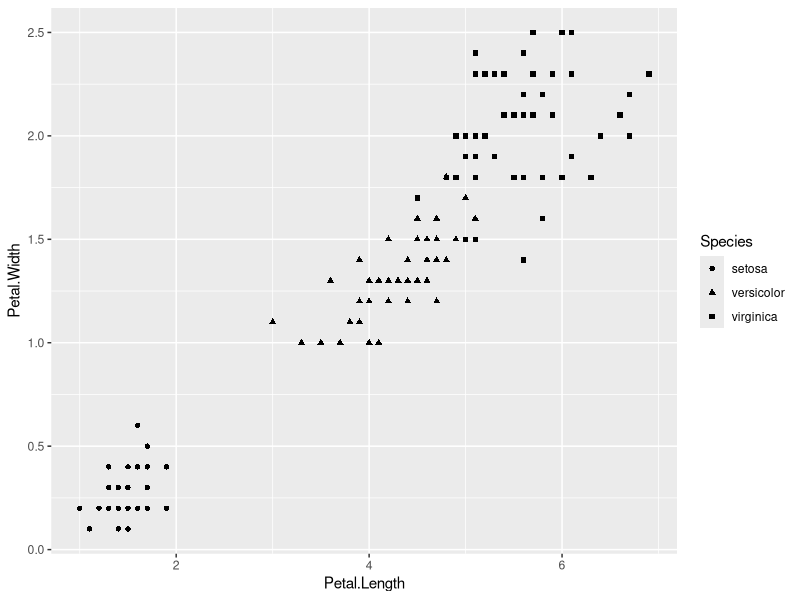
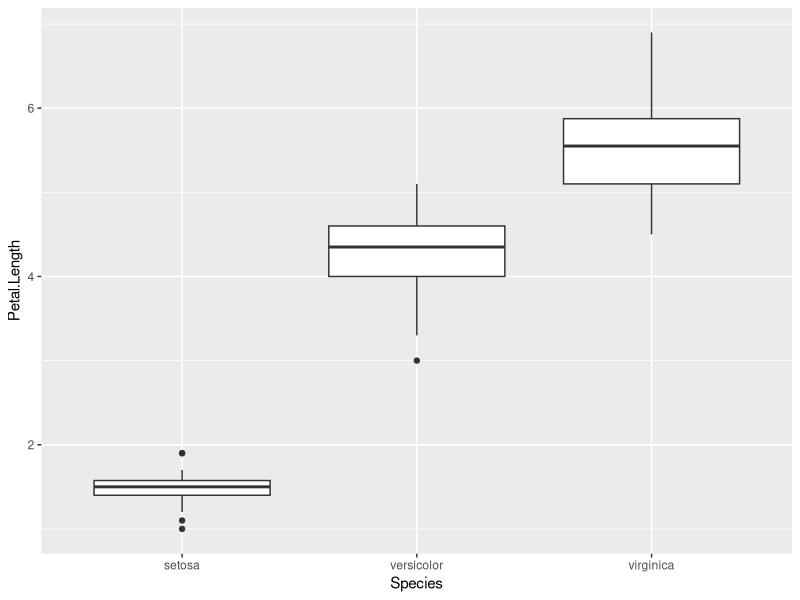
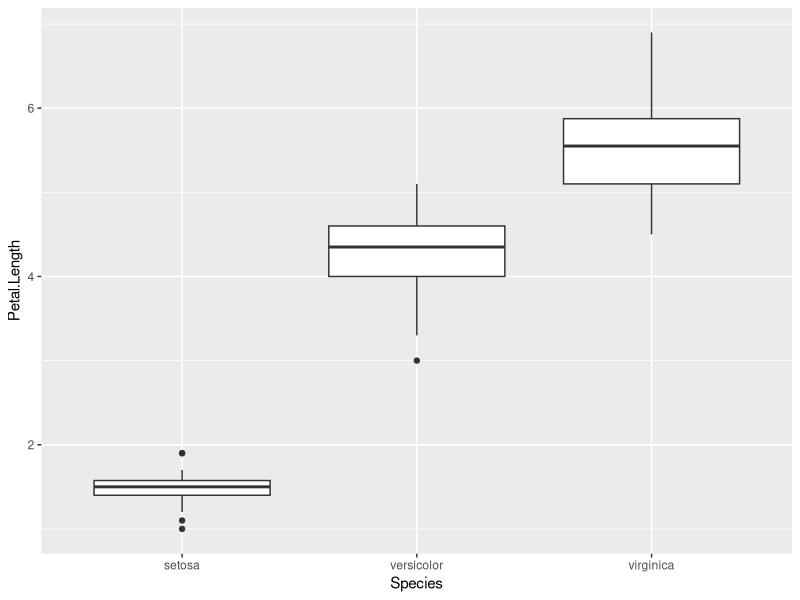

Generate these figures, in order, with R:
## ---- chunk 1
#| label: setup
#| output: false
#| echo: false

if (!require("ggplot2")) install.packages("ggplot2")
## ---- chunk 2
#| echo: fenced
#| label: fig-iris
#| fig-cap: Un gráfico de dispersión.
#| fig-alt: Gráfico de dispersión de las variables petal width y petal length del conjunto de datos Iris, agrupado por especies. Se muestra una correación lineal entre ambas variables.

iris |> 
  ggplot2::ggplot(
    ggplot2::aes(
      Petal.Length,
      Petal.Width,
      shape = Species
    )
  ) + 
  ggplot2::geom_point()
## ---- chunk 3
#| echo: fenced
#| label: suppfig-iris
#| fig-cap: Un boxplot.
#| fig-alt: Un boxplot de la variable petal length de las espcies del conjuto de datos Iris.

iris |> 
  ggplot2::ggplot(
    ggplot2::aes(
      Species,
      Petal.Length
    )
  ) + 
  ggplot2::geom_boxplot()
## ---- chunk 4
#| echo: false
iris |> 
  ggplot2::ggplot(
    ggplot2::aes(
      Species,
      Petal.Length
    )
  ) + 
  ggplot2::geom_boxplot()
